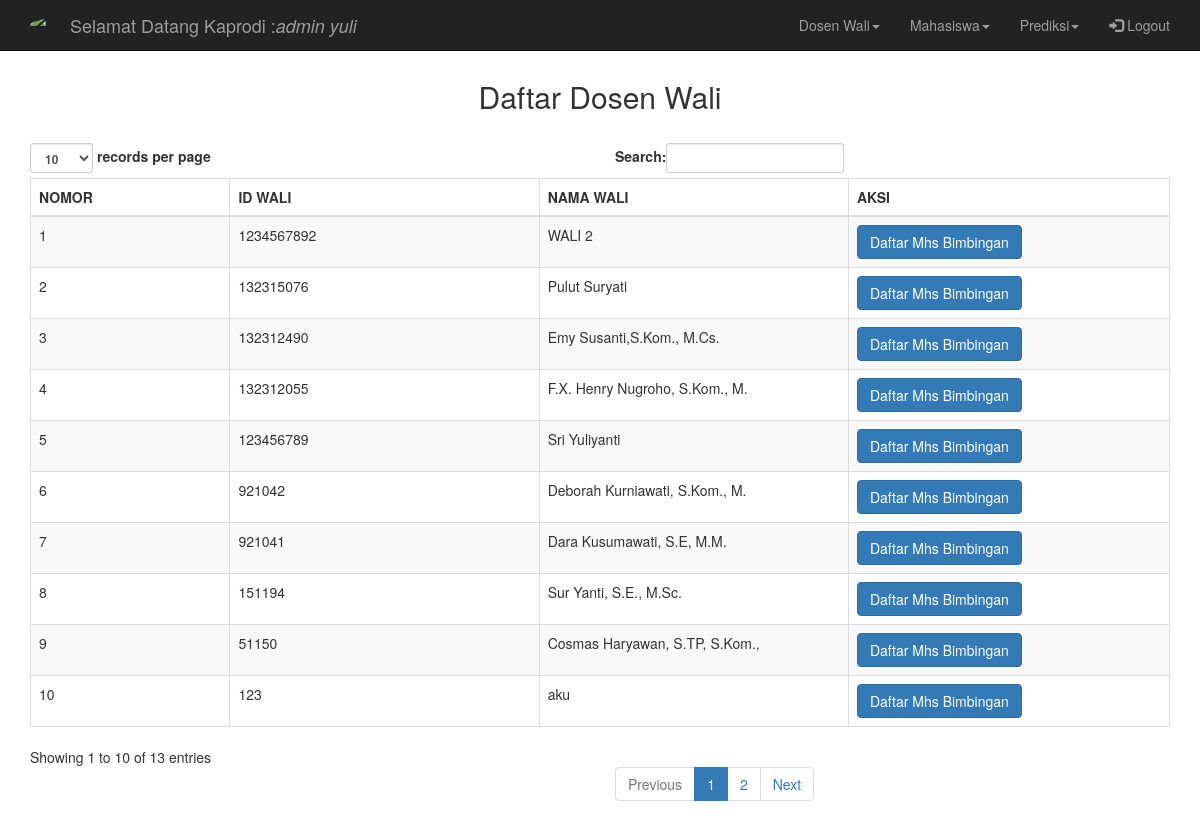
The app's page /kaprodi/wali_tampil.php (signed in) with its own data.
### tables this page shows
CREATE TABLE `wali` (
  `id_wali` int(15) NOT NULL,
  `nama_wali` varchar(30) DEFAULT NULL
);

### kaprodi/wali_tampil.php (the view, shortened to what this page needs)
<?php
include_once 'header_prodi.php';
?>
<div class="container" style="margin-top:40px">
<div id='content' >
  <br/>
  <h2 align = 'center'>Daftar Dosen Wali</h2><br/>
 <table id="wali" class="table table-striped table-bordered" >
                <thead>
                    <tr>
                        <th width="10%">NOMOR</th>
                        <th width="15%">ID WALI</th>
                        <th width="15%">NAMA WALI</th>
                        <th width="15%">AKSI</th>
                    </tr>
                </thead>
                <tbody>
                    <?php
                              $conn = koneksi();
                              $sql ="select * from wali order by id_wali desc";
                    $hasil = mysqli_query($conn, $sql);
                    $no = 1;
                              while ($r = mysqli_fetch_array($hasil)) {
                    ?>
                    <tr align='left'>
                        <td><?php echo  $no;?></td>
                        <td><?php echo  $r['id_wali']; ?></td>
                        <td><?php echo  $r['nama_wali']; ?></td>
                        <td>
                          <a button type="button" class="btn btn-primary" href="wali_mhs.php?id_wali=<?php echo  $r['id_wali']; ?>">Daftar Mhs Bimbingan</a>
                        </td>
                    </tr>
                    <?php
                    $no++;
                    }
                    ?>
                </tbody>
  </table>
</div>
    </body>
</html>

### records on screen
wali: id_wali "1234567892", nama_wali "WALI 2"
wali: id_wali "132315076", nama_wali "Pulut Suryati"
wali: id_wali "132312490", nama_wali "Emy Susanti,S.Kom., M.Cs."
wali: id_wali "132312055", nama_wali "F.X. Henry Nugroho, S.Kom., M."
wali: id_wali "123456789", nama_wali "Sri Yuliyanti"
wali: id_wali "921042", nama_wali "Deborah Kurniawati, S.Kom., M."
wali: id_wali "921041", nama_wali "Dara Kusumawati, S.E, M.M."
wali: id_wali "151194", nama_wali "Sur Yanti, S.E., M.Sc."
wali: id_wali "51150", nama_wali "Cosmas Haryawan, S.TP, S.Kom.,"
wali: id_wali "123", nama_wali "aku"

### other values on screen
$_SESSION['nm_user'] "admin yuli"
